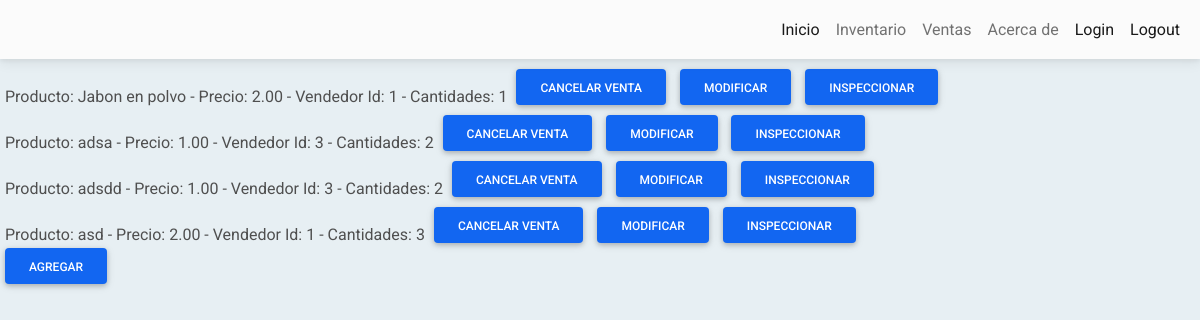
/ventas, run on an earlier commit of the app's database.
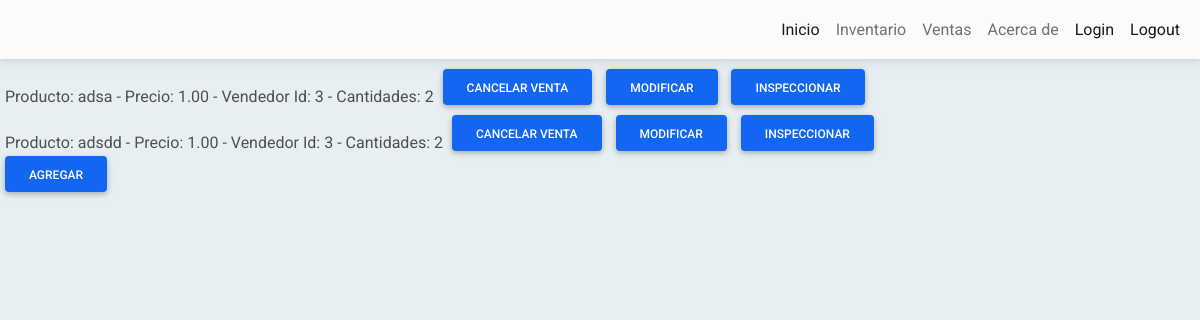
And on a later commit of the database.
### InventarioModel/models.py (models this page shows)
class Ventas (Model):
    nombre_producto = CharField(max_length=70)
    precio_producto = DecimalField(max_digits=5,decimal_places=2)
    vendedor_id = IntegerField()
    cantidades = IntegerField()
    def __str__(self):
        return f'Producto: {self.nombre_producto} - Precio: {self.precio_producto} - Vendedor Id: {self.vendedor_id} - Cantidades: {self.cantidades}'

### InventarioModel/views.py (the view)
# urls.py: path('ventas', Venta.as_view(), name='ventas'),
class Venta(ListView ):
    model = Ventas
    template_name = "ventas.html"
    context_object_name = 'ventas'

### InventarioModel/Templates/ventas.html (shortened to what this page needs)
{% extends 'start.html'%}
{% load static %}
{% block bodycontent %}
<div class="align:center" style="margin: 5px; ">
  {% for vent in ventas%}
    {{vent}}
    <a class="btn btn-primary" href=" {% url 'eliminar_ventas' vent.id %}"  style="margin: 5px; ">Cancelar Venta</a>
    <a class="btn btn-primary" href=" {% url 'update_ventas' vent.id %}"  style="margin: 5px; ">Modificar</a>
    <a class="btn btn-primary" href=" {% url 'ver_ventas' vent.id %}"  style="margin: 5px; ">Inspeccionar</a>
    <br>
  {% endfor %}
  <a class="btn btn-primary" href=" {% url 'crear_ventas' %}">Agregar</a>
</div>
{% endblock %}

What changed in the data, as far as the page shows it:
removed Ventas: nombre_producto+precio_producto+vendedor "Producto: Jabon en polvo - Precio: 2.00 - Vendedor Id: 1 - Cantidades: 1"
removed Ventas: nombre_producto+precio_producto+vendedor "Producto: asd - Precio: 2.00 - Vendedor Id: 1 - Cantidades: 3"
